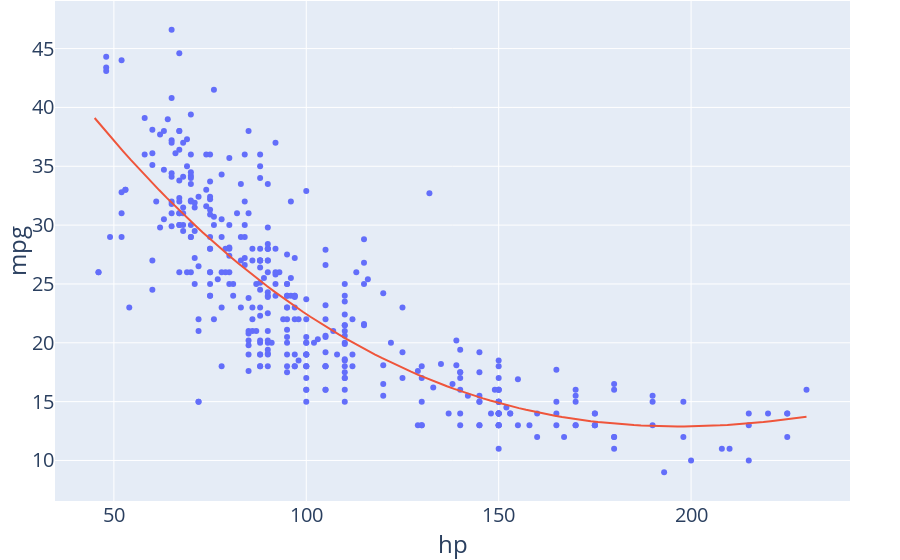

The cell this chart's notebook holds for it:
### Code cell
import plotly.graph_objects as go
fig = go.Figure()

fig.add_trace(go.Scatter(x=vehicle_data['hp'], y = vehicle_data['mpg'], 
                         mode = "markers", name = ""))

synthetic_data = pd.DataFrame({'hp': np.linspace(45, 230, 100), 'hp2': np.linspace(45, 230, 100)**2, 'hp3': np.linspace(45, 230, 100)**3})

fig.add_trace(go.Scatter(x=synthetic_data["hp"], y = cu_model.predict(synthetic_data), 
                         mode = "lines", name = ""))

fig.update_layout(font_size = 20,
                  xaxis_title = "hp",
                  yaxis_title = "mpg",
                  margin=dict(l=50, r=50, b=0, t=1),
                  showlegend = False)

fig.show()

### Figure 1 — Plotly figure (JSON) as saved in the notebook; plotly's stock layout.template omitted (floating-point values rounded to 4 significant figures; data arrays with more than 128 entries replaced by an {"elided": "..."} marker saying what was removed)
{"data": [{"mode": "markers", "name": "", "type": "scatter", "x": {"elided": "392 int values"}, "y": {"elided": "392 float values"}}, {"mode": "lines", "name": "", "type": "scatter", "x": [45, 46.87, 48.74, 50.61, 52.47, 54.34, 56.21, 58.08, 59.95, 61.82, 63.69, 65.56, 67.42, 69.29, 71.16, 73.03, 74.9, 76.77, 78.64, 80.51, 82.37, 84.24, 86.11, 87.98, 89.85, 91.72, 93.59, 95.45, 97.32, 99.19, 101.1, 102.9, 104.8, 106.7, 108.5, 110.4, 112.3, 114.1, 116.0, 117.9, 119.7, 121.6, 123.5, 125.4, 127.2, 129.1, 131.0, 132.8, 134.7, 136.6, 138.4, 140.3, 142.2, 144.0, 145.9, 147.8, 149.6, 151.5, 153.4, 155.3, 157.1, 159.0, 160.9, 162.7, 164.6, 166.5, 168.3, 170.2, 172.1, 173.9, 175.8, 177.7, 179.5, 181.4, 183.3, 185.2, 187.0, 188.9, 190.8, 192.6, 194.5, 196.4, 198.2, 200.1, 202.0, 203.8, 205.7, 207.6, 209.4, 211.3, 213.2, 215.1, 216.9, 218.8, 220.7, 222.5, 224.4, 226.3, 228.1, 230], "y": [39.1, 38.37, 37.65, 36.94, 36.25, 35.57, 34.9, 34.24, 33.59, 32.96, 32.33, 31.72, 31.12, 30.54, 29.96, 29.39, 28.84, 28.3, 27.76, 27.24, 26.73, 26.23, 25.75, 25.27, 24.8, 24.34, 23.9, 23.46, 23.04, 22.62, 22.21, 21.82, 21.43, 21.06, 20.69, 20.33, 19.99, 19.65, 19.32, 19.0, 18.69, 18.39, 18.1, 17.82, 17.54, 17.28, 17.02, 16.78, 16.54, 16.31, 16.08, 15.87, 15.66, 15.47, 15.28, 15.1, 14.92, 14.76, 14.6, 14.45, 14.3, 14.17, 14.04, 13.92, 13.81, 13.7, 13.6, 13.51, 13.42, 13.34, 13.27, 13.21, 13.15, 13.09, 13.05, 13.01, 12.97, 12.95, 12.92, 12.91, 12.9, 12.89, 12.9, 12.9, 12.92, 12.93, 12.96, 12.99, 13.02, 13.06, 13.1, 13.15, 13.21, 13.26, 13.33, 13.4, 13.47, 13.54, 13.63, 13.71]}], "layout": {"font": {"size": 20}, "margin": {"b": 0, "l": 50, "r": 50, "t": 1}, "showlegend": false, "xaxis": {"title": {"text": "hp"}}, "yaxis": {"title": {"text": "mpg"}}}}
